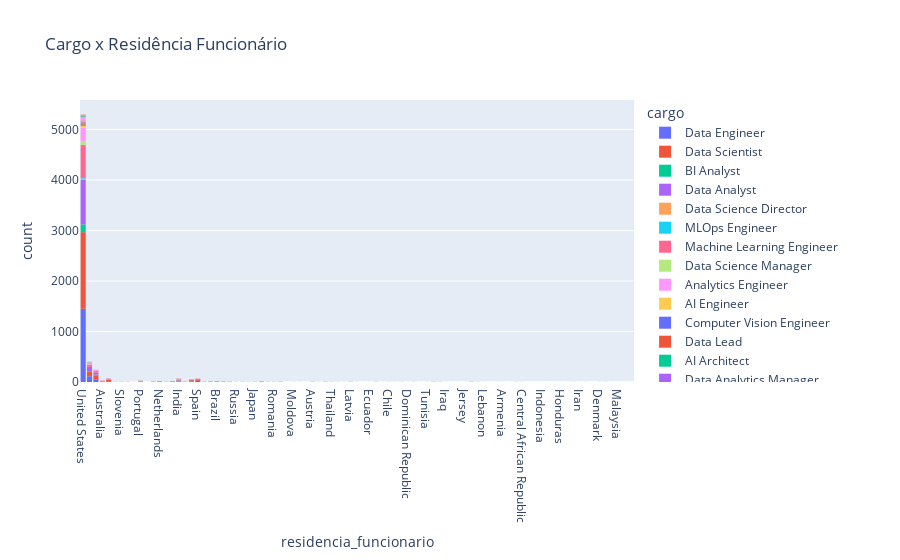

Notebook code cell kept with this figure:
### Code cell
fig = px.histogram(df_ds_salaries, x='residencia_funcionario', color='cargo', title="Cargo x Residência Funcionário")

fig.show()

### Figure 1 — Plotly figure (JSON) as saved in the notebook; plotly's stock layout.template omitted (floating-point values rounded to 4 significant figures; data arrays with more than 128 entries replaced by an {"elided": "..."} marker saying what was removed)
{"data": [{"alignmentgroup": "True", "bingroup": "x", "hovertemplate": "cargo=Data Engineer<br>residencia_funcionario=%{x}<br>count=%{y}<extra></extra>", "legendgroup": "Data Engineer", "marker": {"color": "#636efa", "pattern": {"shape": ""}}, "name": "Data Engineer", "offsetgroup": "Data Engineer", "orientation": "v", "showlegend": true, "type": "histogram", "x": {"elided": "1763 str values"}, "xaxis": "x", "yaxis": "y"}, {"alignmentgroup": "True", "bingroup": "x", "hovertemplate": "cargo=Data Scientist<br>residencia_funcionario=%{x}<br>count=%{y}<extra></extra>", "legendgroup": "Data Scientist", "marker": {"color": "#EF553B", "pattern": {"shape": ""}}, "name": "Data Scientist", "offsetgroup": "Data Scientist", "orientation": "v", "showlegend": true, "type": "histogram", "x": {"elided": "1863 str values"}, "xaxis": "x", "yaxis": "y"}, {"alignmentgroup": "True", "bingroup": "x", "hovertemplate": "cargo=BI Analyst<br>residencia_funcionario=%{x}<br>count=%{y}<extra></extra>", "legendgroup": "BI Analyst", "marker": {"color": "#00cc96", "pattern": {"shape": ""}}, "name": "BI Analyst", "offsetgroup": "BI Analyst", "orientation": "v", "showlegend": true, "type": "histogram", "x": {"elided": "200 str values"}, "xaxis": "x", "yaxis": "y"}, {"alignmentgroup": "True", "bingroup": "x", "hovertemplate": "cargo=Data Analyst<br>residencia_funcionario=%{x}<br>count=%{y}<extra></extra>", "legendgroup": "Data Analyst", "marker": {"color": "#ab63fa", "pattern": {"shape": ""}}, "name": "Data Analyst", "offsetgroup": "Data Analyst", "orientation": "v", "showlegend": true, "type": "histogram", "x": {"elided": "1091 str values"}, "xaxis": "x", "yaxis": "y"}, {"alignmentgroup": "True", "bingroup": "x", "hovertemplate": "cargo=Data Science Director<br>residencia_funcionario=%{x}<br>count=%{y}<extra></extra>", "legendgroup": "Data Science Director", "marker": {"color": "#FFA15A", "pattern": {"shape": ""}}, "name": "Data Science Director", "offsetgroup": "Data Science Director", "orientation": "v", "showlegend": true, "type": "histogram", "x": ["United States", "United States", "United States", "United States", "United States", "United States", "United States", "United States", "United States", "United States", "United States", "United States", "United States", "United States", "United States", "United States", "United States", "United States", "United States", "United States", "United States", "United Kingdom", "United Kingdom", "United Kingdom", "United Kingdom", "Canada", "France", "Canada", "United States", "Italy", "Japan", "Germany", "Germany", "United States", "United States"], "xaxis": "x", "yaxis": "y"}, {"alignmentgroup": "True", "bingroup": "x", "hovertemplate": "cargo=MLOps Engineer<br>residencia_funcionario=%{x}<br>count=%{y}<extra></extra>", "legendgroup": "MLOps Engineer", "marker": {"color": "#19d3f3", "pattern": {"shape": ""}}, "name": "MLOps Engineer", "offsetgroup": "MLOps Engineer", "orientation": "v", "showlegend": true, "type": "histogram", "x": ["United States", "United States", "United States", "United States", "United States", "United States", "United States", "United States", "United States", "United States", "United States", "United States", "Brazil", "United States", "United States"], "xaxis": "x", "yaxis": "y"}, {"alignmentgroup": "True", "bingroup": "x", "hovertemplate": "cargo=Machine Learning Engineer<br>residencia_funcionario=%{x}<br>count=%{y}<extra></extra>", "legendgroup": "Machine Learning Engineer", "marker": {"color": "#FF6692", "pattern": {"shape": ""}}, "name": "Machine Learning Engineer", "offsetgroup": "Machine Learning Engineer", "orientation": "v", "showlegend": true, "type": "histogram", "x": {"elided": "820 str values"}, "xaxis": "x", "yaxis": "y"}, {"alignmentgroup": "True", "bingroup": "x", "hovertemplate": "cargo=Data Science Manager<br>residencia_funcionario=%{x}<br>count=%{y}<extra></extra>", "legendgroup": "Data Science Manager", "marker": {"color": "#B6E880", "pattern": {"shape": ""}}, "name": "Data Science Manager", "offsetgroup": "Data Science Manager", "orientation": "v", "showlegend": true, "type": "histogram", "x": ["United States", "United States", "United States", "United States", "United States", "United States", "United States", "United States", "United States", "United States", "United States", "United States", "United States", "United States", "United States", "United States", "United States", "United States", "United States", "United States", "United States", "United States", "United States", "United States", "United States", "United States", "United States", "United States", "United States", "United States", "United States", "United States", "United States", "United States", "United States", "United States", "United States", "United States", "United States", "United States", "United States", "United States", "United States", "United States", "Mexico", "Mexico", "India", "India", "Philippines", "United States", "United States", "United States", "United States", "United States", "United States", "United States", "United States", "United States", "United States", "United States", "United States", "United States", "United States", "United States", "United States", "United States", "United States", "United States", "United States", "United States", "United States", "United States", "United States", "United States", "United States", "United States", "United States", "Uzbekistan", "Australia", "United States", "United States", "India", "United States", "India", "United States", "United States"], "xaxis": "x", "yaxis": "y"}, {"alignmentgroup": "True", "bingroup": "x", "hovertemplate": "cargo=Analytics Engineer<br>residencia_funcionario=%{x}<br>count=%{y}<extra></extra>", "legendgroup": "Analytics Engineer", "marker": {"color": "#FF97FF", "pattern": {"shape": ""}}, "name": "Analytics Engineer", "offsetgroup": "Analytics Engineer", "orientation": "v", "showlegend": true, "type": "histogram", "x": {"elided": "320 str values"}, "xaxis": "x", "yaxis": "y"}, {"alignmentgroup": "True", "bingroup": "x", "hovertemplate": "cargo=AI Engineer<br>residencia_funcionario=%{x}<br>count=%{y}<extra></extra>", "legendgroup": "AI Engineer", "marker": {"color": "#FECB52", "pattern": {"shape": ""}}, "name": "AI Engineer", "offsetgroup": "AI Engineer", "orientation": "v", "showlegend": true, "type": "histogram", "x": ["United States", "United States", "United Kingdom", "United Kingdom", "United States", "United States", "United States", "United States", "United States", "United States", "United States", "United States", "United States", "United States", "United States", "United States", "United States", "United States", "United States", "United States", "United States", "United States", "United States", "United States", "United States", "United States", "United States", "United States", "United States", "United States", "United States", "United States", "United States", "United States", "United States", "United States", "United States", "United States", "United States", "Romania", "Qatar", "Portugal", "United Kingdom", "United Kingdom", "Spain", "Spain", "Croatia", "Czech Republic"], "xaxis": "x", "yaxis": "y"}, {"alignmentgroup": "True", "bingroup": "x", "hovertemplate": "cargo=Computer Vision Engineer<br>residencia_funcionario=%{x}<br>count=%{y}<extra></extra>", "legendgroup": "Computer Vision Engineer", "marker": {"color": "#636efa", "pattern": {"shape": ""}}, "name": "Computer Vision Engineer", "offsetgroup": "Computer Vision Engineer", "orientation": "v", "showlegend": true, "type": "histogram", "x": ["United States", "United States", "United States", "United States", "United States", "United States", "India", "United States", "United States", "United States", "United States", "United States", "United States", "United States", "United States", "United States", "United States", "United Kingdom", "United Kingdom", "United Kingdom", "United Kingdom", "United States", "India", "France", "Denmark", "Brazil", "Brazil", "Russia"], "xaxis": "x", "yaxis": "y"}, {"alignmentgroup": "True", "bingroup": "x", "hovertemplate": "cargo=Data Lead<br>residencia_funcionario=%{x}<br>count=%{y}<extra></extra>", "legendgroup": "Data Lead", "marker": {"color": "#EF553B", "pattern": {"shape": ""}}, "name": "Data Lead", "offsetgroup": "Data Lead", "orientation": "v", "showlegend": true, "type": "histogram", "x": ["United States", "United States", "United States", "United States", "United States", "United States", "United States", "United States", "United States", "United States", "United States", "United States", "United States", "United States", "Canada", "Canada"], "xaxis": "x", "yaxis": "y"}, {"alignmentgroup": "True", "bingroup": "x", "hovertemplate": "cargo=AI Architect<br>residencia_funcionario=%{x}<br>count=%{y}<extra></extra>", "legendgroup": "AI Architect", "marker": {"color": "#00cc96", "pattern": {"shape": ""}}, "name": "AI Architect", "offsetgroup": "AI Architect", "orientation": "v", "showlegend": true, "type": "histogram", "x": ["United States", "United States", "United States", "United States", "United States", "United States", "United States", "United States", "Belgium", "United States"], "xaxis": "x", "yaxis": "y"}, {"alignmentgroup": "True", "bingroup": "x", "hovertemplate": "cargo=Data Analytics Manager<br>residencia_funcionario=%{x}<br>count=%{y}<extra></extra>", "legendgroup": "Data Analytics Manager", "marker": {"color": "#ab63fa", "pattern": {"shape": ""}}, "name": "Data Analytics Manager", "offsetgroup": "Data Analytics Manager", "orientation": "v", "showlegend": true, "type": "histogram", "x": ["United States", "United States", "United States", "United States", "United States", "United States", "United States", "United States", "United States", "United States", "United States", "United States", "United States", "United States", "United States", "United States", "United States", "United States", "United States", "United States", "India", "United States", "United States", "United States", "United States", "United States", "United States", "Netherlands", "United States", "United States", "United States"], "xaxis": "x", "yaxis": "y"}, {"alignmentgroup": "True", "bingroup": "x", "hovertemplate": "cargo=Data Product Manager<br>residencia_funcionario=%{x}<br>count=%{y}<extra></extra>", "legendgroup": "Data Product Manager", "marker": {"color": "#FFA15A", "pattern": {"shape": ""}}, "name": "Data Product Manager", "offsetgroup": "Data Product Manager", "orientation": "v", "showlegend": true, "type": "histogram", "x": ["United States", "United States", "United States", "United States", "United States", "United States", "United States", "United States", "United States", "United States", "United States", "United States"], "xaxis": "x", "yaxis": "y"}, {"alignmentgroup": "True", "bingroup": "x", "hovertemplate": "cargo=Prompt Engineer<br>residencia_funcionario=%{x}<br>count=%{y}<extra></extra>", "legendgroup": "Prompt Engineer", "marker": {"color": "#19d3f3", "pattern": {"shape": ""}}, "name": "Prompt Engineer", "offsetgroup": "Prompt Engineer", "orientation": "v", "showlegend": true, "type": "histogram", "x": ["United States", "United States", "United States", "United States"], "xaxis": "x", "yaxis": "y"}, {"alignmentgroup": "True", "bingroup": "x", "hovertemplate": "cargo=Data Science Lead<br>residencia_funcionario=%{x}<br>count=%{y}<extra></extra>", "legendgroup": "Data Science Lead", "marker": {"color": "#FF6692", "pattern": {"shape": ""}}, "name": "Data Science Lead", "offsetgroup": "Data Science Lead", "orientation": "v", "showlegend": true, "type": "histogram", "x": ["United States", "United States", "United States", "United States", "United States", "United States", "United States", "United States", "United States", "United States", "United States", "United States", "United States", "United States", "United States", "United States", "United States", "United States", "United Kingdom", "United Kingdom", "United States", "United States"], "xaxis": "x", "yaxis": "y"}, {"alignmentgroup": "True", "bingroup": "x", "hovertemplate": "cargo=Business Intelligence Manager<br>residencia_funcionario=%{x}<br>count=%{y}<extra></extra>", "legendgroup": "Business Intelligence Manager", "marker": {"color": "#B6E880", "pattern": {"shape": ""}}, "name": "Business Intelligence Manager", "offsetgroup": "Business Intelligence Manager", "orientation": "v", "showlegend": true, "type": "histogram", "x": ["United States", "United States", "United States", "United States", "United States", "United States"], "xaxis": "x", "yaxis": "y"}, {"alignmentgroup": "True", "bingroup": "x", "hovertemplate": "cargo=Data Manager<br>residencia_funcionario=%{x}<br>count=%{y}<extra></extra>", "legendgroup": "Data Manager", "marker": {"color": "#FF97FF", "pattern": {"shape": ""}}, "name": "Data Manager", "offsetgroup": "Data Manager", "orientation": "v", "showlegend": true, "type": "histogram", "x": ["United States", "United States", "United States", "United States", "United States", "United States", "United States", "United States", "United States", "United States", "United States", "United States", "United States", "United States", "United States", "United States", "United States", "United States", "United States", "United States", "United States", "United States", "United States", "United States", "United States", "United States", "United States", "United States", "United States", "United States", "United States", "United States", "United States", "United States", "United States", "United States", "United States", "United States", "United States", "United States", "United States", "United States", "United States", "United States", "United States", "United States", "United States", "United States", "United States", "United States", "United States", "Mexico", "United Kingdom", "United Kingdom", "United Kingdom", "United Kingdom", "Colombia", "Colombia", "United States", "United States", "United States", "United States", "Canada"], "xaxis": "x", "yaxis": "y"}, {"alignmentgroup": "True", "bingroup": "x", "hovertemplate": "cargo=Data Analytics Lead<br>residencia_funcionario=%{x}<br>count=%{y}<extra></extra>", "legendgroup": "Data Analytics Lead", "marker": {"color": "#FECB52", "pattern": {"shape": ""}}, "name": "Data Analytics Lead", "offsetgroup": "Data Analytics Lead", "orientation": "v", "showlegend": true, "type": "histogram", "x": ["United States", "United States", "India", "United Kingdom", "United Kingdom", "United States"], "xaxis": "x", "yaxis": "y"}, {"alignmentgroup": "True", "bingroup": "x", "hovertemplate": "cargo=NLP Engineer<br>residencia_funcionario=%{x}<br>count=%{y}<extra></extra>", "legendgroup": "NLP Engineer", "marker": {"color": "#636efa", "pattern": {"shape": ""}}, "name": "NLP Engineer", "offsetgroup": "NLP Engineer", "orientation": "v", "showlegend": true, "type": "histogram", "x": ["United States", "United States", "United States", "United States", "United States", "United States", "United States", "United States", "Italy", "Italy", "India", "Spain", "Spain", "India", "Poland"], "xaxis": "x", "yaxis": "y"}, {"alignmentgroup": "True", "bingroup": "x", "hovertemplate": "cargo=AI Scientist<br>residencia_funcionario=%{x}<br>count=%{y}<extra></extra>", "legendgroup": "AI Scientist", "marker": {"color": "#EF553B", "pattern": {"shape": ""}}, "name": "AI Scientist", "offsetgroup": "AI Scientist", "orientation": "v", "showlegend": true, "type": "histogram", "x": ["United States", "United States", "Turkey", "Turkey", "South Korea", "Israel", "Spain", "Germany", "Germany", "Australia", "United States", "United States", "United States", "India", "United States", "Portugal", "Colombia", "Canada", "India", "Ghana", "Spain", "Denmark"], "xaxis": "x", "yaxis": "y"}, {"alignmentgroup": "True", "bingroup": "x", "hovertemplate": "cargo=Head of Data<br>residencia_funcionario=%{x}<br>count=%{y}<extra></extra>", "legendgroup": "Head of Data", "marker": {"color": "#00cc96", "pattern": {"shape": ""}}, "name": "Head of Data", "offsetgroup": "Head of Data", "orientation": "v", "showlegend": true, "type": "histogram", "x": ["United States", "United States", "United States", "United States", "United States", "United States", "United States", "United States", "United States", "United States", "United States", "United States", "United States", "Portugal", "United Kingdom", "United Kingdom", "United Kingdom", "United Kingdom", "United Kingdom", "Brazil", "Brazil", "United States", "United States", "Malaysia", "Estonia", "United States", "Slovenia", "Russia"], "xaxis": "x", "yaxis": "y"}, {"alignmentgroup": "True", "bingroup": "x", "hovertemplate": "cargo=AI Developer<br>residencia_funcionario=%{x}<br>count=%{y}<extra></extra>", "legendgroup": "AI Developer", "marker": {"color": "#ab63fa", "pattern": {"shape": ""}}, "name": "AI Developer", "offsetgroup": "AI Developer", "orientation": "v", "showlegend": true, "type": "histogram", "x": ["United States", "United States", "United States", "United States", "United States", "United States", "United States", "Ukraine", "Ukraine", "Ukraine", "Sweden", "Italy", "France", "Finland", "Germany", "Germany", "Bosnia and Herzegovina", "Canada"], "xaxis": "x", "yaxis": "y"}, {"alignmentgroup": "True", "bingroup": "x", "hovertemplate": "cargo=Data Science Head<br>residencia_funcionario=%{x}<br>count=%{y}<extra></extra>", "legendgroup": "Data Science Head", "marker": {"color": "#FFA15A", "pattern": {"shape": ""}}, "name": "Data Science Head", "offsetgroup": "Data Science Head", "orientation": "v", "showlegend": true, "type": "histogram", "x": ["United States", "United States", "United States", "United States", "United States", "United States", "Netherlands", "India", "United Kingdom", "United Kingdom", "United States", "United States", "India", "United States", "Russia"], "xaxis": "x", "yaxis": "y"}, {"alignmentgroup": "True", "bingroup": "x", "hovertemplate": "cargo=Machine Learning Manager<br>residencia_funcionario=%{x}<br>count=%{y}<extra></extra>", "legendgroup": "Machine Learning Manager", "marker": {"color": "#19d3f3", "pattern": {"shape": ""}}, "name": "Machine Learning Manager", "offsetgroup": "Machine Learning Manager", "orientation": "v", "showlegend": true, "type": "histogram", "x": ["Germany", "United States", "United States", "Canada"], "xaxis": "x", "yaxis": "y"}, {"alignmentgroup": "True", "bingroup": "x", "hovertemplate": "cargo=AI Research Engineer<br>residencia_funcionario=%{x}<br>count=%{y}<extra></extra>", "legendgroup": "AI Research Engineer", "marker": {"color": "#FF6692", "pattern": {"shape": ""}}, "name": "AI Research Engineer", "offsetgroup": "AI Research Engineer", "orientation": "v", "showlegend": true, "type": "histogram", "x": ["Tunisia", "Portugal", "United Kingdom", "India", "United Kingdom"], "xaxis": "x", "yaxis": "y"}, {"alignmentgroup": "True", "bingroup": "x", "hovertemplate": "cargo=AWS Data Architect<br>residencia_funcionario=%{x}<br>count=%{y}<extra></extra>", "legendgroup": "AWS Data Architect", "marker": {"color": "#B6E880", "pattern": {"shape": ""}}, "name": "AWS Data Architect", "offsetgroup": "AWS Data Architect", "orientation": "v", "showlegend": true, "type": "histogram", "x": ["United States"], "xaxis": "x", "yaxis": "y"}, {"alignmentgroup": "True", "bingroup": "x", "hovertemplate": "cargo=Lead Data Analyst<br>residencia_funcionario=%{x}<br>count=%{y}<extra></extra>", "legendgroup": "Lead Data Analyst", "marker": {"color": "#FF97FF", "pattern": {"shape": ""}}, "name": "Lead Data Analyst", "offsetgroup": "Lead Data Analyst", "orientation": "v", "showlegend": true, "type": "histogram", "x": ["United States", "India", "United States", "India", "United States"], "xaxis": "x", "yaxis": "y"}, {"alignmentgroup": "True", "bingroup": "x", "hovertemplate": "cargo=Lead Data Scientist<br>residencia_funcionario=%{x}<br>count=%{y}<extra></extra>", "legendgroup": "Lead Data Scientist", "marker": {"color": "#FECB52", "pattern": {"shape": ""}}, "name": "Lead Data Scientist", "offsetgroup": "Lead Data Scientist", "orientation": "v", "showlegend": true, "type": "histogram", "x": ["Russia", "United States", "United States", "Portugal", "India", "Ireland", "United Kingdom", "India", "United States", "United Arab Emirates"], "xaxis": "x", "yaxis": "y"}, {"alignmentgroup": "True", "bingroup": "x", "hovertemplate": "cargo=Data Analyst Lead<br>residencia_funcionario=%{x}<br>count=%{y}<extra></extra>", "legendgroup": "Data Analyst Lead", "marker": {"color": "#636efa", "pattern": {"shape": ""}}, "name": "Data Analyst Lead", "offsetgroup": "Data Analyst Lead", "orientation": "v", "showlegend": true, "type": "histogram", "x": ["Nigeria"], "xaxis": "x", "yaxis": "y"}, {"alignmentgroup": "True", "bingroup": "x", "hovertemplate": "cargo=AI Programmer<br>residencia_funcionario=%{x}<br>count=%{y}<extra></extra>", "legendgroup": "AI Programmer", "marker": {"color": "#EF553B", "pattern": {"shape": ""}}, "name": "AI Programmer", "offsetgroup": "AI Programmer", "orientation": "v", "showlegend": true, "type": "histogram", "x": ["South Korea", "India", "Canada", "Canada", "India", "Pakistan"], "xaxis": "x", "yaxis": "y"}, {"alignmentgroup": "True", "bingroup": "x", "hovertemplate": "cargo=AI Product Manager<br>residencia_funcionario=%{x}<br>count=%{y}<extra></extra>", "legendgroup": "AI Product Manager", "marker": {"color": "#00cc96", "pattern": {"shape": ""}}, "name": "AI Product Manager", "offsetgroup": "AI Product Manager", "orientation": "v", "showlegend": true, "type": "histogram", "x": ["India"], "xaxis": "x", "yaxis": "y"}, {"alignmentgroup": "True", "bingroup": "x", "hovertemplate": "cargo=Lead Machine Learning Engineer<br>residencia_funcionario=%{x}<br>count=%{y}<extra></extra>", "legendgroup": "Lead Machine Learning Engineer", "marker": {"color": "#ab63fa", "pattern": {"shape": ""}}, "name": "Lead Machine Learning Engineer", "offsetgroup": "Lead Machine Learning Engineer", "orientation": "v", "showlegend": true, "type": "histogram", "x": ["Moldova", "Portugal", "India", "Germany"], "xaxis": "x", "yaxis": "y"}, {"alignmentgroup": "True", "bingroup": "x", "hovertemplate": "cargo=Data Quality Manager<br>residencia_funcionario=%{x}<br>count=%{y}<extra></extra>", "legendgroup": "Data Quality Manager", "marker": {"color": "#FFA15A", "pattern": {"shape": ""}}, "name": "Data Quality Manager", "offsetgroup": "Data Quality Manager", "orientation": "v", "showlegend": true, "type": "histogram", "x": ["United Kingdom", "United Kingdom"], "xaxis": "x", "yaxis": "y"}, {"alignmentgroup": "True", "bingroup": "x", "hovertemplate": "cargo=Data Product Owner<br>residencia_funcionario=%{x}<br>count=%{y}<extra></extra>", "legendgroup": "Data Product Owner", "marker": {"color": "#19d3f3", "pattern": {"shape": ""}}, "name": "Data Product Owner", "offsetgroup": "Data Product Owner", "orientation": "v", "showlegend": true, "type": "histogram", "x": ["United Kingdom", "United Kingdom", "United Kingdom", "United Kingdom"], "xaxis": "x", "yaxis": "y"}, {"alignmentgroup": "True", "bingroup": "x", "hovertemplate": "cargo=Analytics Engineering Manager<br>residencia_funcionario=%{x}<br>count=%{y}<extra></extra>", "legendgroup": "Analytics Engineering Manager", "marker": {"color": "#FF6692", "pattern": {"shape": ""}}, "name": "Analytics Engineering Manager", "offsetgroup": "Analytics Engineering Manager", "orientation": "v", "showlegend": true, "type": "histogram", "x": ["United Kingdom"], "xaxis": "x", "yaxis": "y"}, {"alignmentgroup": "True", "bingroup": "x", "hovertemplate": "cargo=Autonomous Vehicle Technician<br>residencia_funcionario=%{x}<br>count=%{y}<extra></extra>", "legendgroup": "Autonomous Vehicle Technician", "marker": {"color": "#B6E880", "pattern": {"shape": ""}}, "name": "Autonomous Vehicle Technician", "offsetgroup": "Autonomous Vehicle Technician", "orientation": "v", "showlegend": true, "type": "histogram", "x": ["United Kingdom", "American Samoa"], "xaxis": "x", "yaxis": "y"}, {"alignmentgroup": "True", "bingroup": "x", "hovertemplate": "cargo=Computer Vision Software Engineer<br>residencia_funcionario=%{x}<br>count=%{y}<extra></extra>", "legendgroup": "Computer Vision Software Engineer", "marker": {"color": "#FF97FF", "pattern": {"shape": ""}}, "name": "Computer Vision Software Engineer", "offsetgroup": "Computer Vision Software Engineer", "orientation": "v", "showlegend": true, "type": "histogram", "x": ["Netherlands", "Australia", "Germany", "United States", "Denmark"], "xaxis": "x", "yaxis": "y"}, {"alignmentgroup": "True", "bingroup": "x", "hovertemplate": "cargo=Manager Data Management<br>residencia_funcionario=%{x}<br>count=%{y}<extra></extra>", "legendgroup": "Manager Data Management", "marker": {"color": "#FECB52", "pattern": {"shape": ""}}, "name": "Manager Data Management", "offsetgroup": "Manager Data Management", "orientation": "v", "showlegend": true, "type": "histogram", "x": ["United States"], "xaxis": "x", "yaxis": "y"}, {"alignmentgroup": "True", "bingroup": "x", "hovertemplate": "cargo=Data Science Tech Lead<br>residencia_funcionario=%{x}<br>count=%{y}<extra></extra>", "legendgroup": "Data Science Tech Lead", "marker": {"color": "#636efa", "pattern": {"shape": ""}}, "name": "Data Science Tech Lead", "offsetgroup": "Data Science Tech Lead", "orientation": "v", "showlegend": true, "type": "histogram", "x": ["United States"], "xaxis": "x", "yaxis": "y"}, {"alignmentgroup": "True", "bingroup": "x", "hovertemplate": "cargo=Data Scientist Lead<br>residencia_funcionario=%{x}<br>count=%{y}<extra></extra>", "legendgroup": "Data Scientist Lead", "marker": {"color": "#EF553B", "pattern": {"shape": ""}}, "name": "Data Scientist Lead", "offsetgroup": "Data Scientist Lead", "orientation": "v", "showlegend": true, "type": "histogram", "x": ["United States", "Austria"], "xaxis": "x", "yaxis": "y"}, {"alignmentgroup": "True", "bingroup": "x", "hovertemplate": "cargo=Lead Data Engineer<br>residencia_funcionario=%{x}<br>count=%{y}<extra></extra>", "legendgroup": "Lead Data Engineer", "marker": {"color": "#00cc96", "pattern": {"shape": ""}}, "name": "Lead Data Engineer", "offsetgroup": "Lead Data Engineer", "orientation": "v", "showlegend": true, "type": "histogram", "x": ["Canada", "United States", "Puerto Rico", "United Kingdom", "Portugal", "New Zealand"], "xaxis": "x", "yaxis": "y"}, {"alignmentgroup": "True", "bingroup": "x", "hovertemplate": "cargo=Cloud Data Architect<br>residencia_funcionario=%{x}<br>count=%{y}<extra></extra>", "legendgroup": "Cloud Data Architect", "marker": {"color": "#ab63fa", "pattern": {"shape": ""}}, "name": "Cloud Data Architect", "offsetgroup": "Cloud Data Architect", "orientation": "v", "showlegend": true, "type": "histogram", "x": ["United States"], "xaxis": "x", "yaxis": "y"}], "layout": {"barmode": "relative", "legend": {"title": {"text": "cargo"}, "tracegroupgap": 0}, "title": {"text": "Cargo x Residência Funcionário"}, "xaxis": {"anchor": "y", "domain": [0, 1], "title": {"text": "residencia_funcionario"}}, "yaxis": {"anchor": "x", "domain": [0, 1], "title": {"text": "count"}}}}
